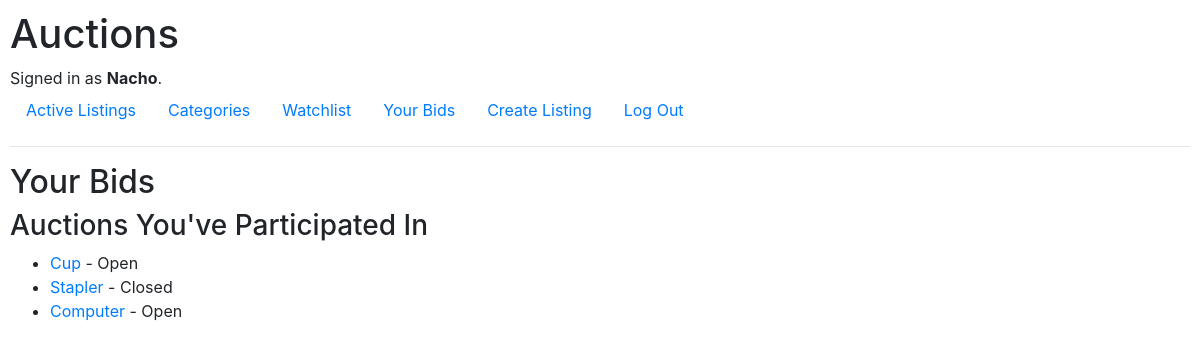
Page /user_activities (signed in) on the committed database.
### auctions/models.py (models this page shows, shortened)
class User(AbstractUser):
    pass

class Listing(models.Model):
    owner = models.ForeignKey(User, on_delete=models.CASCADE, related_name="listings")
    title = models.CharField(max_length=200)
    description = models.TextField()
    starting_bid = models.DecimalField(max_digits=10, decimal_places=2)
    image_url = models.URLField(blank=True) # Opcional
    is_active = models.BooleanField(default=True)
    category = models.ForeignKey(Category, on_delete=models.SET_NULL, null=True, blank=True, related_name="listings")
    created_at = models.DateTimeField(auto_now_add=True)

### auctions/views.py (the view)
# urls.py: path('user_activities', views.user_activities, name='user_activities'),
@login_required
def user_activities(request):
    user_bids = Bid.objects.filter(bidder=request.user).select_related('listing').order_by('-bid_time')
    participated_listings = []
    listed_listings_ids = set()
    for bid in user_bids:
        if bid.listing.id not in listed_listings_ids:
            participated_listings.append(bid.listing)
            listed_listings_ids.add(bid.listing.id)
    return render(request, 'auctions/user_activities.html', {
        'participated_listings': participated_listings,
    })

### auctions/templates/auctions/user_activities.html
{% extends "auctions/layout.html" %}
{% block body %}
    <h2>Your Bids  </h2>
    {% if participated_listings %}
        <div>
            <h3>Auctions You've Participated In</h3>
            <ul>
                {% for listing in participated_listings %}
                    <li>
                        <a href="{% url 'listing' listing.id %}">{{ listing.title }}</a> -
                        {% if listing.is_active %}
                            Open
                        {% else %}
                            Closed
                        {% endif %}
                    </li>
                {% endfor %}
            </ul>
        </div>
    {% else %}
        <p>No has participado en ninguna subasta aún.</p>
    {% endif %}
{% endblock %}

### auctions/templates/auctions/layout.html (shortened to what this page needs)
{% load static %}
<!DOCTYPE html>
<html lang="en">
    <head>
        <link rel="stylesheet" href="https://stackpath.bootstrapcdn.com/bootstrap/4.4.1/css/bootstrap.min.css">
        <link rel="stylesheet" href="{% static 'auctions/styles.css' %}">
    </head>
    <body>
        <h1>Auctions</h1>
        <div>
            {% if user.is_authenticated %}
                Signed in as <strong>{{ user.username }}</strong>.
            {% else %}
                Not signed in.
            {% endif %}
        </div>
        <ul class="nav">
            {% if user.is_authenticated %}
                <li class="nav-item">
                    <a class="nav-link" href="{% url 'index' %}">Active Listings</a>
                </li>
                <li class="nav-item">
                    <a class="nav-link" href="{% url 'categories' %}">Categories</a>
                </li>
                <li class="nav-item">
                    <a class="nav-link" href="{% url 'watchlist' %}">Watchlist</a>
                </li>
                <li class="nav-item">
                    <a class="nav-link" href="{% url 'user_activities' %}">Your Bids</a>
                </li>
                <li class="nav-item">
                    <a class="nav-link" href="{% url 'create_listing' %}">Create Listing</a>
                </li>
                <li class="nav-item">
                    <a class="nav-link" href="{% url 'logout' %}">Log Out</a>
                </li>
            {% endif %}
        </ul>
        <hr>
        {% block body %}
        {% endblock %}
    </body>
</html>

### auctions/static/auctions/styles.css (style rules this page uses)
body { padding: 10px; }

### rows in the picture
User: username "Nacho"
Listing: title "Cup", is_active "Open"
Listing: title "Stapler", is_active "Closed"
Listing: title "Computer", is_active "Open"
